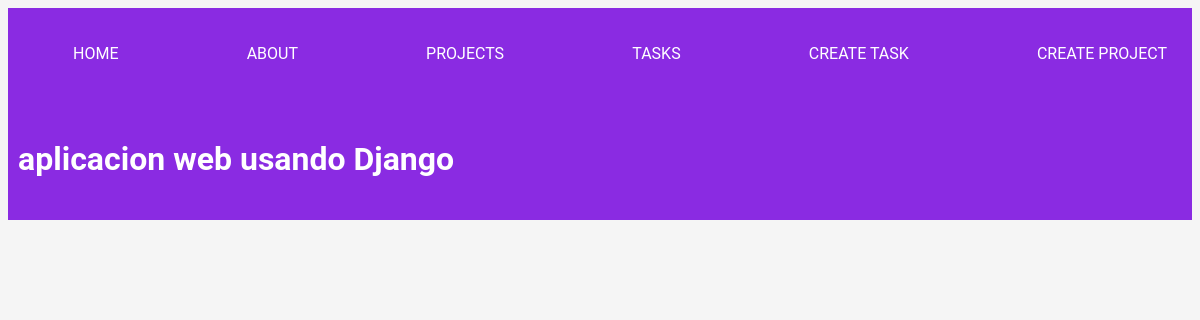
Before: /projects/2 with the older database file.
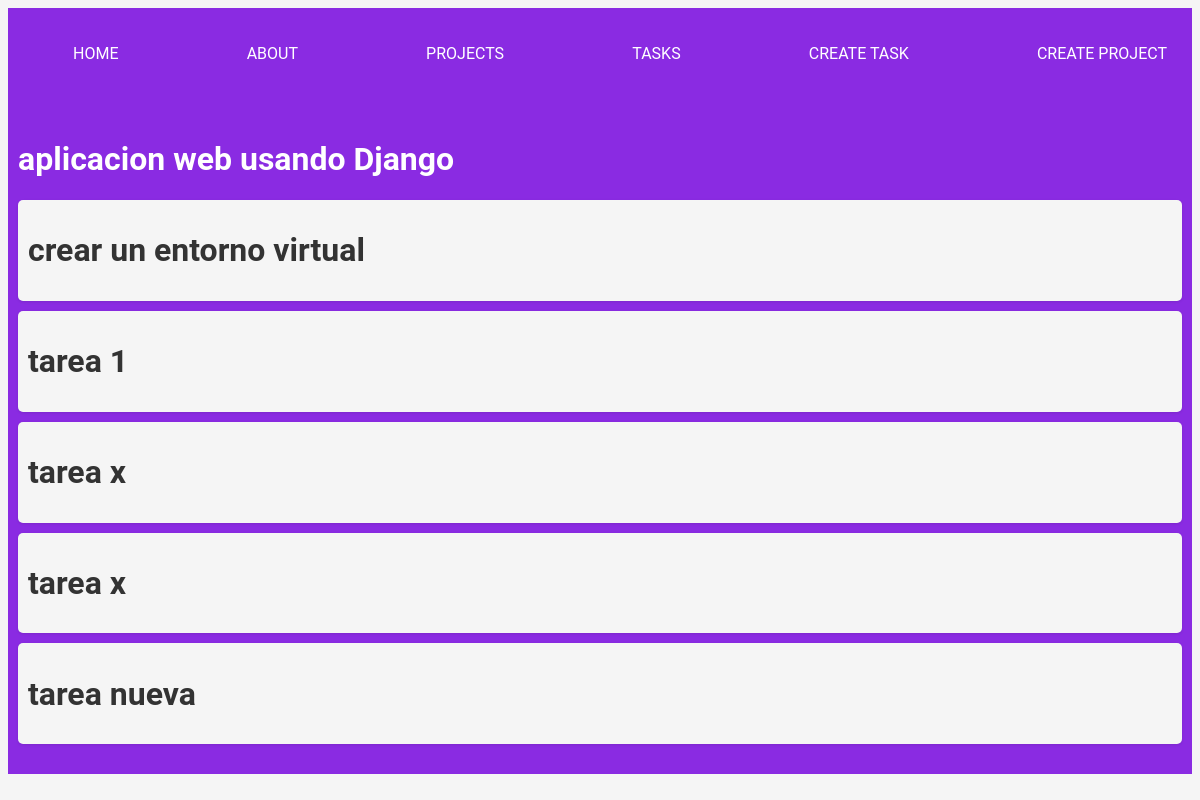
After: the same page with the newer database file.
### myapp/models.py (models this page shows, shortened)
class Project(models.Model):
    name = models.CharField(max_length=200)
    def __str__(self):
        return self.name

class Task(models.Model):
    title = models.CharField(max_length=200)
    description = models.TextField()
    project = models.ForeignKey(Project, on_delete=models.CASCADE)
    done = models.BooleanField(default=False)

### myapp/views.py (the view)
# urls.py: path("projects/<int:id>", views.project_detail, name="project_detail"),
def project_detail(request, id):
    project = get_object_or_404(Project, id=id) # Si no encuentra el objeto que busco en la base de datos me devuelve un 404
    tasks = Task.objects.filter(project_id=id) # Me devuelve una lista de objetos de tipo Task que tienen el project_id igual al id que le paso por la url
    return render(request, "projects/detail.html",
                  {"project": project,
                   "tasks": tasks
                   }) # Le paso el request, el template que quiero que me devuelva y el diccionario con los datos que quiero que me muestre en el template

### myapp/templates/projects/detail.html
{% extends "layouts/base.html" %}
{% block content %}
<h1>{{project}}</h1>
{% for task in tasks %}
    <div class="card">
        <h1>{{task.title}}</h1>
    </div>
{% endfor %}
{% endblock %}

### myapp/templates/layouts/base.html (shortened to what this page needs)
{% load static %}
<!DOCTYPE html>
<html lang="en">
<head>
    <link rel="stylesheet" href="{% static '/styles/main.css' %}">
</head>
<body>
<nav class="navbar container">
    <ul>
        <li><a href="{% url 'index' %}">Home</a></li>
        <li><a href="{% url 'about' %}">About</a></li>
        <li><a href="{% url 'projects' %}">Projects</a></li>
        <li><a href="{% url 'tasks' %}">Tasks</a></li>
        <li><a href="{% url 'create_task' %}">Create Task</a></li>
        <li><a href="{% url 'create_project' %}">Create Project</a></li>
    </ul>
</nav>
<main class="container">
    {% block content %}
    {% endblock %}
</main>
</body>
</html>

### myapp/static/styles/main.css (style rules this page uses)
body { background-color: #f5f5f5; font-family: 'Roboto', sans-serif; font-size: 16px; color: white; }
.navbar { background: #404040; padding: 5px 0; }
.navbar ul { display: flex; justify-content: space-between; }
.navbar ul li { list-style: none; }
.navbar ul li a { color: white; font-size: 16px; font-weight: 400; padding: 20px 15px; text-decoration: none; text-transform: uppercase; }
.container { max-width: 1200px; margin: auto; background: blueviolet; padding: 20px 10px; }
.card { background-color: whitesmoke; color: #333; border-radius: 5px; box-shadow: 0 1px 3px rgba(0,0,0,0.1); margin: 10px 0; padding: 10px; }

Changed rows visible on the page:
added Task: title "crear un entorno virtual"
added Task: title "tarea 1"
added Task: title "tarea x"
added Task: title "tarea x"
added Task: title "tarea nueva"
